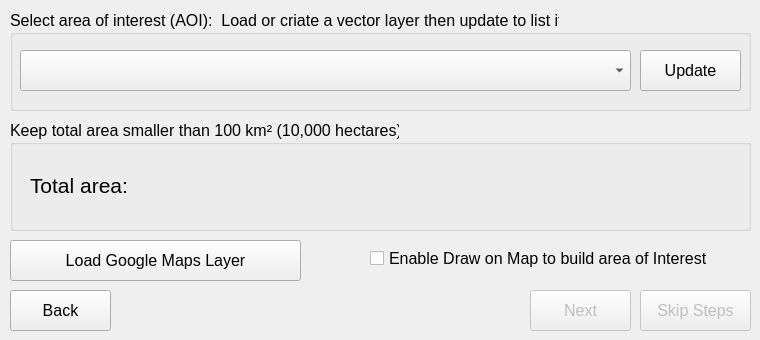
   <widget class="QWidget" name="tab_4">
    <attribute name="title">
     <string>Step 3</string>
    </attribute>
    <widget class="QPushButton" name="QPushButton_next">
     <property name="enabled">
      <bool>false</bool>
     </property>
     <property name="geometry">
      <rect>
       <x>530</x>
       <y>290</y>
       <width>101</width>
       <height>41</height>
      </rect>
     </property>
     <property name="font">
      <font>
       <pointsize>12</pointsize>
      </font>
     </property>
     <property name="text">
      <string>Next</string>
     </property>
     <property name="icon">
      <iconset>
       <normaloff>../medias/icons8-forward-button-50.png</normaloff>../medias/icons8-forward-button-50.png</iconset>
     </property>
    </widget>
    <widget class="QGroupBox" name="groupBox_11">
     <property name="geometry">
      <rect>
       <x>10</x>
       <y>10</y>
       <width>741</width>
       <height>101</height>
      </rect>
     </property>
     <property name="font">
      <font>
       <pointsize>12</pointsize>
      </font>
     </property>
     <property name="title">
      <string>Select area of interest (AOI):  Load or criate a vector layer then update to list it.</string>
     </property>
     <widget class="QPushButton" name="update_vector">
      <property name="geometry">
       <rect>
        <x>630</x>
        <y>40</y>
        <width>101</width>
        <height>41</height>
       </rect>
      </property>
      <property name="font">
       <font>
        <pointsize>12</pointsize>
       </font>
      </property>
      <property name="text">
       <string>Update</string>
      </property>
      <property name="icon">
       <iconset>
        <normaloff>../medias/refresh-3104.png</normaloff>../medias/refresh-3104.png</iconset>
      </property>
     </widget>
     <widget class="QComboBox" name="vector_layer_combobox">
      <property name="geometry">
       <rect>
        <x>10</x>
        <y>40</y>
        <width>611</width>
        <height>41</height>
       </rect>
      </property>
      <property name="font">
       <font>
        <pointsize>12</pointsize>
       </font>
      </property>
     </widget>
    </widget>
    <widget class="QPushButton" name="hybrid">
     <property name="enabled">
      <bool>true</bool>
     </property>
     <property name="geometry">
      <rect>
       <x>10</x>
       <y>240</y>
       <width>291</width>
       <height>41</height>
      </rect>
     </property>
     <property name="font">
      <font>
       <pointsize>12</pointsize>
      </font>
     </property>
     <property name="text">
      <string>Load Google Maps Layer</string>
     </property>
    </widget>
    <widget class="QGroupBox" name="groupBox_5">
     <property name="geometry">
      <rect>
       <x>10</x>
       <y>120</y>
       <width>741</width>
       <height>111</height>
      </rect>
     </property>
     <property name="font">
      <font>
       <pointsize>12</pointsize>
      </font>
     </property>
     <property name="title">
      <string>Keep total area smaller than 100 km² (10,000 hectares)</string>
     </property>
     <widget class="QLabel" name="aoi_area">
      <property name="geometry">
       <rect>
        <x>20</x>
        <y>40</y>
        <width>571</width>
        <height>51</height>
       </rect>
      </property>
      <property name="font">
       <font>
        <pointsize>16</pointsize>
       </font>
      </property>
      <property name="text">
       <string>Total area:</string>
      </property>
     </widget>
    </widget>
    <widget class="QPushButton" name="QPushButton_back">
     <property name="enabled">
      <bool>true</bool>
     </property>
     <property name="geometry">
      <rect>
       <x>10</x>
       <y>290</y>
       <width>101</width>
       <height>41</height>
      </rect>
     </property>
     <property name="font">
      <font>
       <pointsize>12</pointsize>
      </font>
     </property>
     <property name="text">
      <string>Back</string>
     </property>
     <property name="icon">
      <iconset>
       <normaloff>../medias/icons8-back-button-50.png</normaloff>../medias/icons8-back-button-50.png</iconset>
     </property>
    </widget>
    <widget class="QPushButton" name="QPushButton_skip">
     <property name="enabled">
      <bool>false</bool>
     </property>
     <property name="geometry">
      <rect>
       <x>640</x>
       <y>290</y>
       <width>111</width>
       <height>41</height>
      </rect>
     </property>
     <property name="font">
      <font>
       <pointsize>12</pointsize>
      </font>
     </property>
     <property name="text">
      <string>Skip Steps</string>
     </property>
     <property name="icon">
      <iconset>
       <normaloff>medias/icons8-forward-button-50.png</normaloff>medias/icons8-forward-button-50.png</iconset>
     </property>
    </widget>
    <widget class="QCheckBox" name="drawing">
     <property name="geometry">
      <rect>
       <x>370</x>
       <y>250</y>
       <width>361</width>
       <height>17</height>
      </rect>
     </property>
     <property name="font">
      <font>
       <pointsize>12</pointsize>
      </font>
     </property>
     <property name="text">
      <string>Enable Draw on Map to build area of Interest</string>
     </property>
    </widget>
   </widget>
